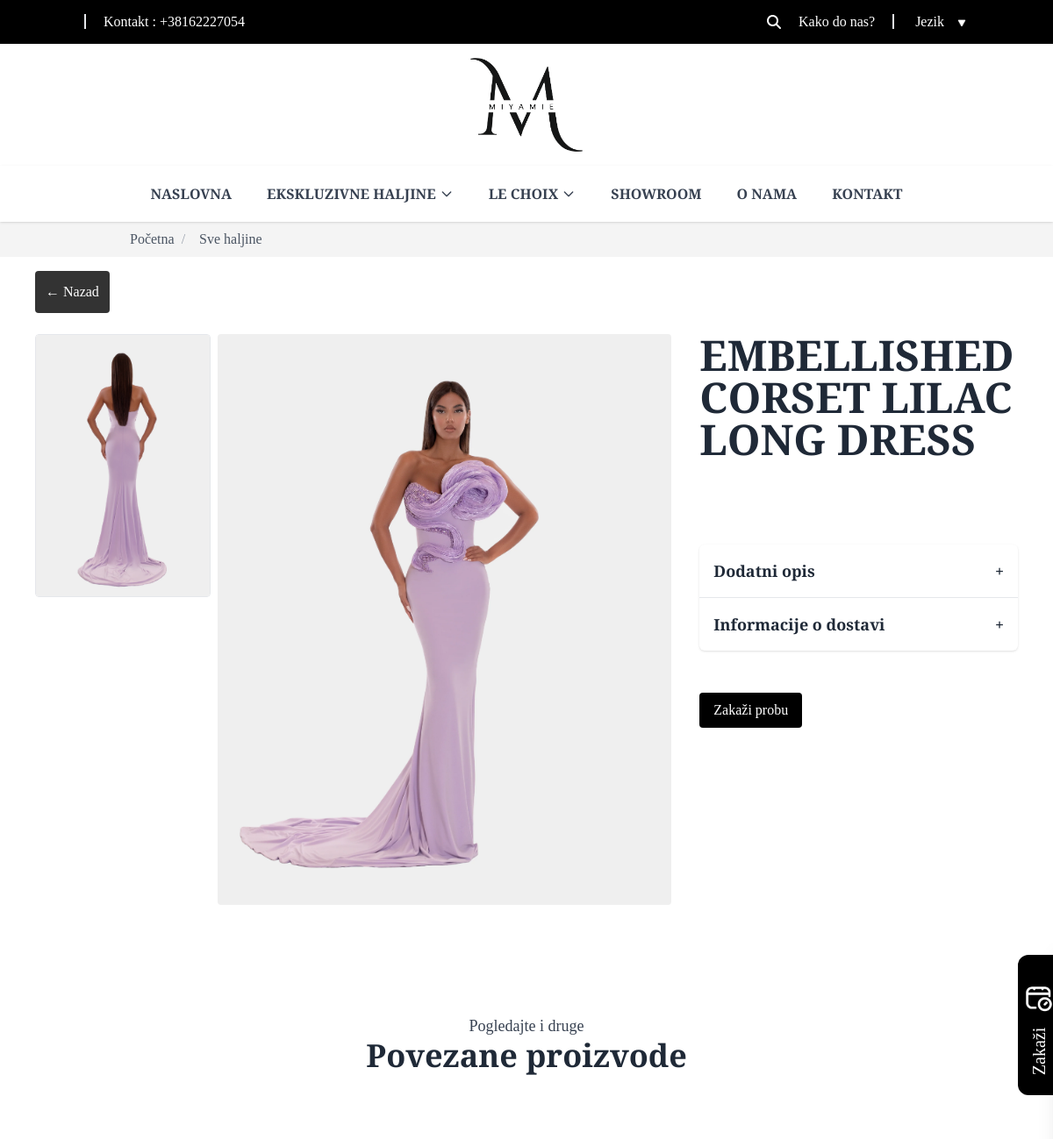
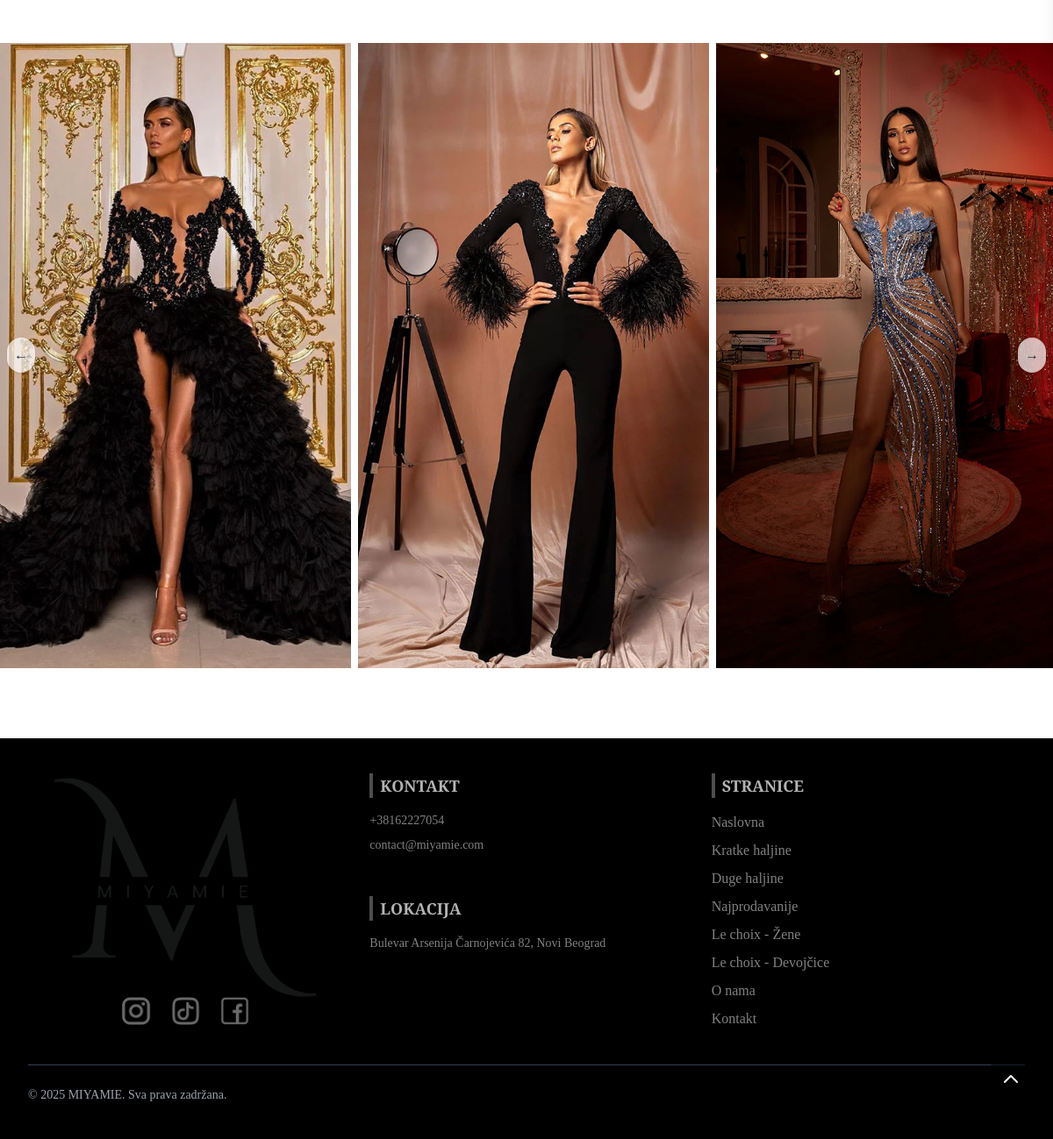
Page /sr/single_product/12 on the committed database (2 pictures, top to bottom).
### website/models.py (models this page shows, shortened)
class Config(models.Model):
    contact_phone = models.CharField(max_length=100, blank=True, null=True, default='+38162227054')
    email = models.EmailField(blank=True, null=True, default='contact@miyamie.com')
    instagram_link = models.CharField(max_length=255, blank=True, null=True, default='www.instagram.com')
    facebook_link = models.CharField(max_length=255, blank=True, null=True, default='www.facebook.com')
    tiktok_link = models.CharField(max_length=255, blank=True, null=True, default='www.tiktok.com')
    address = models.CharField(max_length=255, blank=True, null=True, default='defautl address')
    delivery_info = CKEditor5Field('Sadržaj',  default="Delivery information")
    delivery_info_en = CKEditor5Field('Content (en)', default="Delivery information")

class DressImage(models.Model):
    dress = models.ForeignKey(Dress, on_delete=models.CASCADE, related_name='images')
    image = models.ImageField(upload_to='dresses/extra/')

class Dress(models.Model):
    TAG_CHOICES = [
        ('new', 'New'),
        ('bestseller', 'Bestseller'),
        ('sale', 'Sale'),
        ('for_sale', 'For Sale'),
        ('rent', 'Rent'),
    ]
    SIZE_CHOICES = [
        ('standard', 'Standard'),
        ('xl', 'XL'),  # ili 'XL', ako više voliš brojčanu oznaku
    ]
    slug = models.SlugField()
    category = models.ForeignKey(Category, on_delete=models.CASCADE, related_name='dresses')
    name = models.CharField(max_length=200)
    size = models.CharField(max_length=20, choices=SIZE_CHOICES, default='standard')
    short_description = models.CharField(max_length=255)
    description = models.TextField()
    additional_info = models.TextField(blank=True, null=True)
    tag = models.CharField(max_length=20, choices=TAG_CHOICES, blank=True, null=True)
    home_page = models.IntegerField(default=0)
    main_image = models.ImageField(upload_to='dresses/main/')

### website/views.py (the view)
# urls.py: path('single_product/<int:pk>', views.single_product, name='single_product'),
def single_product(request, pk):
    product = Dress.objects.get(pk=pk)
    category_id = product.category.id
    related_products = Dress.objects.filter(category=category_id).exclude(pk=product.pk)
    context = {'product': product, 'related_products': related_products}
    return render(request, 'website/pages/single_product.html', context)

### website/context_processors.py (called while the page is built)
def config(request):
    config = Config.objects.all().first()
    form = AppointmentForm()
    return {'config': config, 'form': form}

### website/templates/website/pages/single_product.html (shortened to what this page needs)
{% extends 'base.html' %}
{% load static %}
{% load i18n %}
{% block content %}
{% include 'website/components/breadcrumbs.html' %}
<div class="max-w-6xl mx-auto bg-white p-4">
    <div>
        <a href="{{ request.META.HTTP_REFERER }}">
            <div class="bg-black/80 p-2 lg:p-3 text-white w-fit rounded">
                ← {% trans 'Nazad' %}
            </div>
        </a>
    </div>
    <br>
    <div class="flex flex-col md:flex-row gap-8">
        <div class="flex md:flex-row flex-col gap-2 w-full md:w-2/3">
            <div
                    class="flex flex-row md:flex-col gap-2 w-full md:w-[200px] order-2 md:order-1 max-h-[700px]
           overflow-x-auto md:overflow-y-auto no-scrollbar"
            >
                {% for image in product.images.all %}
                <a
                        data-fancybox="gallery"
                        href="{{image.image.url}}"
                        class="flex-shrink-0 md:w-full w-full rounded overflow-hidden"
                >
                    <img
                            src="{{image.image.url}}"
                            class="object-cover cursor-pointer rounded border w-full h-[300px]"
                            alt="Sporedna slika"
                    />
                </a>
                {% endfor %}
            </div>
            <div class="flex-1 order-1 md:order-2">
                <a data-fancybox="gallery" href="{{product.main_image.url}}">
                    <img
                            id="mainImage"
                            src="{{product.main_image.url}}"
                            alt="Glavna slika"
                            class="w-full max-h-[800px] object-cover cursor-pointer rounded"
                    />
                </a>
            </div>
        </div>
        <div class="w-full md:w-1/3">
            <h2 class="text-5xl font-semibold mb-2">{{product.name}}</h2>
            <br>
            <br>
            <br>
            <div class="bg-white rounded-md shadow ">
                <button class="accordion-toggle w-full text-left p-4 font-semibold text-lg flex justify-between items-center">
                    <span>{% trans 'Dodatni opis' %}</span>
                    <span class="icon">+</span>
                </button>
                <hr>
                <button class="accordion-toggle w-full text-left p-4 font-semibold text-lg flex justify-between items-center">
                    <span>{% trans 'Informacije o dostavi' %}</span>
                    <span class="icon">+</span>
                </button>
            </div>
            <br>
            <br>
            <button class="openSidebarBtn bg-black text-white px-4 py-2 rounded hover:bg-gray-800">
                {% trans 'Zakaži probu' %}
            </button>
        </div>
    </div>
</div>
<section class="w-full h-[200px] md:h-[300px] flex items-center justify-center">
    <div class="text-center">
        <p class="text-lg text-gray-700">{% trans 'Pogledajte i druge' %}</p>
        <h2 class="text-4xl font-bold mb-4">{% trans 'Povezane proizvode' %}</h2>
    </div>
</section>
<div class="relative w-full mb-20">
    <div id="slider" class="flex overflow-x-auto scroll-smooth scrollbar-hide space-x-2">
        {% for related_product in related_products %}
        <div class="w-1/2 md:w-1/3 flex-shrink-0">
            <a href="{% url 'single_product' related_product.id %}">
                <img src="{{related_product.main_image.url}}" class=" object-cover w-full h-full"/>
            </a>
        </div>
        {% endfor %}
    </div>
    <button onclick="slide('left')"
            class="absolute left-2 top-1/2 -translate-y-1/2 bg-white/70 rounded-full p-2 shadow z-10">
        ←
    </button>
    <button onclick="slide('right')"
            class="absolute right-2 top-1/2 -translate-y-1/2 bg-white/70 rounded-full p-2 shadow z-10">
        →
    </button>
</div>
{% endblock %}

### templates/header.html (shortened to what this page needs)
{% load static %}
{% load i18n %}
<div class="p-2 bg-black header-top flex justify-end items-center sm:justify-between text-white md:px-16 lg:px-24 xl:px-32">
    <div class="hidden sm:block">
        <label class="border-l-2 pl-5">{% trans 'Kontakt' %} : <a
                href="tel:{{config.contact_phone}}">{{config.contact_phone}}</a></label>
    </div>
    <div class="flex gap-5 items-center">
        <form id="searchForm" action="{% url 'products' 'search' %}" method="GET" class="md:block hidden">
            <div class="flex items-center gap-2">
                <i id="inputSearchIcon" class="fa-solid fa-magnifying-glass cursor-pointer"></i>
            </div>
        </form>
        <div>
            <label class="border-r-2 pr-5">
                <a href="https://maps.app.goo.gl/5gRqn56Li5t57S6c8"
                   target="_blank" class="hover:underline">{% trans 'Kako do nas?' %}</a></label>
            <div class="inline cursor-pointer languageToggle" onclick="toggleLanguageMenu(this)">
                <p class="pl-5 mr-2 inline">{% trans 'Jezik' %}</p>
                <img src="{% static 'img/icons/raphael_arrowdown.png' %}" alt="" class="w-4 inline"/>
            </div>
        </div>
    </div>
</div>
<header>
    <div class="flex justify-between md:justify-center  items-center p-4 ">
        <a href="{% url 'home' %}">
            <img src="{% static 'img/logo.png' %}" alt="Logo" class="w-16 md:w-32"/>
        </a>
    </div>
    <nav class="font-semibold hidden md:flex justify-center bg-white shadow relative z-50">
        <div class="max-w-7xl mx-auto px-4">
            <div class="flex justify-between items-center h-16">
                <div class="flex space-x-4">
                    <a href="{% url 'home' %}" class="text-gray-700 hover:text-gray-400 px-3 py-2">{% trans "NASLOVNA" %}</a>
                    <div class="relative group z-50">
                        <a href="{% url 'products' 'all' %}">
                            <button class="text-gray-700 hover:text-gray-400 px-3 py-2 flex items-center">
                                {% trans "EKSKLUZIVNE HALJINE" %}
                                <svg class="ml-1 w-4 h-4" fill="none" stroke="currentColor" viewBox="0 0 24 24">
                                    <path d="M19 9l-7 7-7-7" stroke-width="2" stroke-linecap="round"
                                          stroke-linejoin="round"/>
                                </svg>
                            </button>
                        </a>
                    </div>
                    <div class="relative group z-99">
                        <a href="{% url 'products' 'lechoix' %}">
                            <button class="text-gray-700 hover:text-gray-400 px-3 py-2 flex items-center">
                                LE CHOIX
                                <svg class="ml-1 w-4 h-4" fill="none" stroke="currentColor" viewBox="0 0 24 24">
                                    <path d="M19 9l-7 7-7-7" stroke-width="2" stroke-linecap="round"
                                          stroke-linejoin="round"/>
                                </svg>
                            </button>
                        </a>
                    </div>
                    <a href="{% url 'showroom' %}" class="text-gray-700 hover:text-gray-400 px-3 py-2">{% trans "SHOWROOM" %}</a>
                    <a href="{% url 'about' %}" class="text-gray-700 hover:text-gray-400 px-3 py-2">{% trans "O NAMA" %}</a>
                    <a href="{% url 'contact' %}" class="text-gray-700 hover:text-gray-400 px-3 py-2">{% trans "KONTAKT" %}</a>
                </div>
            </div>
        </div>
    </nav>
</header>

### templates/footer.html
{% load static %}
{% load i18n %}
<footer class="bg-black text-white/50 py-10">
    <div class="max-w-7xl mx-auto px-4 sm:px-6 lg:px-8">
        <div class="grid grid-cols-1 md:grid-cols-3 gap-8 justify-between">
            <div class="flex flex-col justify-center items-center">
                <a href="{% url 'home' %}">
                    <img src="{% static 'img/logo.png' %}" alt="Haljina" class="w-[300px] rounded"/>
                </a>
                <div class="flex gap-5">
                    <a href="{{config.instagram_link}}">
                        <img src="{% static 'img/icons/instagram.png' %}" alt="" class="h-8 "/>
                    </a>
                    <a href="{{config.tiktok_link}}">
                        <img src="{% static 'img/icons/tiktok.png' %}" alt="" class="h-8"/>
                    </a>
                    <a href="{{config.facebook_link}}">
                        <img src="{% static 'img/icons/facebook.png' %}" alt="" class="h-8 "/>
                    </a>
                </div>
            </div>
            <div>
                <h3 class="text-lg font-semibold mb-4 text-white/70 border-l-4 border-white/30 pl-2">{% trans 'KONTAKT' %}</h3>
                <ul class="space-y-2 text-sm">
                    <li><a href="tel:{{config.contact_phone}}" class="hover:underline">{{config.contact_phone}}</a></li>
                    <li><a href="mailto:{{config.email}}" class="hover:underline">{{config.email}}</a></li>
                </ul>
                <br><br>
                <h3 class="text-lg font-semibold mb-4 text-white/70 border-l-4 border-white/30 pl-2">{% trans 'LOKACIJA' %}</h3>
                <ul class="space-y-2 text-sm">
                    <li>
                        <a href="https://www.google.com/maps/search/?api=1&query=Bulevar+Arsenija+Čarnojevića+82,+Novi+Beograd"
                           target="_blank" class="hover:underline">
                            {{config.address}}
                        </a>
                    </li>
                </ul>
            </div>
            <div>
                <h3 class="text-lg font-semibold mb-4 text-white/70 border-l-4 border-white/30 pl-2">{% trans 'STRANICE' %}</h3>
                <ul class="space-y-2 ">
                    <li><a href="{% url 'home' %}" class="hover:underline">{% trans 'Naslovna' %}</a></li>
                    <li><a href="{% url 'products' 'short' %}" class="hover:underline">{% trans 'Kratke haljine' %}</a></li>
                    <li><a href="{% url 'products' 'long' %}" class="hover:underline">{% trans 'Duge haljine' %}</a></li>
                    <li><a href="{% url 'products' 'bestseller' %}" class="hover:underline">{% trans 'Najprodavanije' %}</a></li>
                    <li><a href="{% url 'products' 'woman' %}" class="hover:underline">{% trans 'Le choix - Žene' %}</a></li>
                    <li><a href="{% url 'products' 'girls' %}" class="hover:underline">{% trans 'Le choix - Devojčice' %}</a></li>
                    <li><a href="{% url 'about' %}" class="hover:underline">{% trans 'O nama' %}</a></li>
                    <li><a href="{% url 'contact' %}" class="hover:underline">{% trans 'Kontakt' %}</a></li>
                </ul>
            </div>
        </div>
        <div class="border-t border-gray-700 mt-10 pt-6 text-sm text-gray-400 flex justify-between">
            <div>&copy; {% trans '2025 MIYAMIE. Sva prava zadržana.' %}</div>
        </div>
    </div>
</footer>

### website/templates/website/pages/single_product.html (style rules this page uses)
.scrollbar-hide { -ms-overflow-style: none; scrollbar-width: none; }

### rows in the picture
Config: contact_phone "+38162227054", email "contact@miyamie.com", address "Bulevar Arsenija Čarnojevića 82, Novi Beograd"
DressImage: image (picture)
Dress: main_image (picture), name "EMBELLISHED CORSET LILAC LONG DRESS"
Dress: main_image (picture)
Dress: main_image (picture)
Dress: main_image (picture)

### other values in the picture
{{ name }} "Početna" "Sve haljine"
